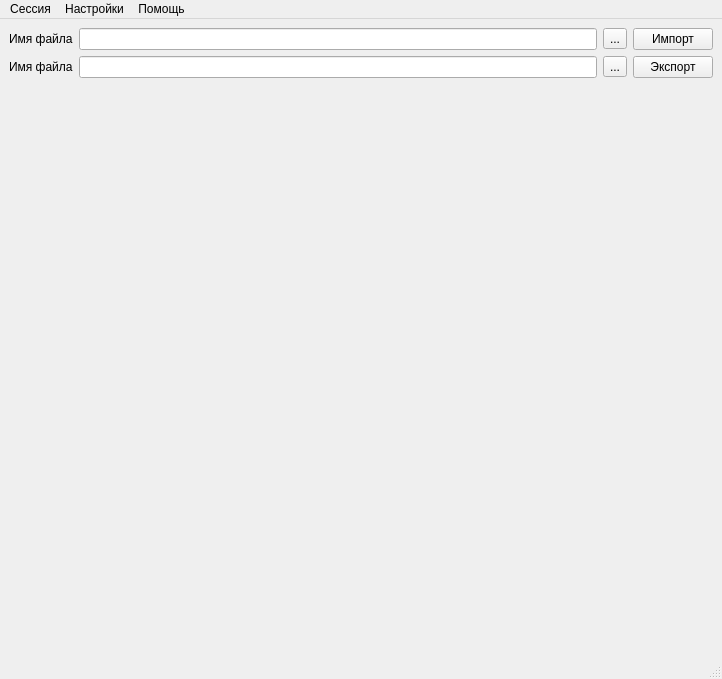
<?xml version="1.0" encoding="UTF-8"?>
<ui version="4.0">
 <class>MainWindow</class>
 <widget class="QMainWindow" name="MainWindow">
  <property name="geometry">
   <rect>
    <x>0</x>
    <y>0</y>
    <width>722</width>
    <height>679</height>
   </rect>
  </property>
  <property name="windowTitle">
   <string>MainWindow</string>
  </property>
  <widget class="QWidget" name="centralwidget">
   <layout class="QVBoxLayout" name="verticalLayout">
    <item>
     <layout class="QHBoxLayout" name="hlImport">
      <item>
       <widget class="QLabel" name="lblFileName">
        <property name="text">
         <string>Имя файла</string>
        </property>
       </widget>
      </item>
      <item>
       <widget class="QLineEdit" name="edtFileName"/>
      </item>
      <item>
       <widget class="QToolButton" name="btnSelectFileName">
        <property name="text">
         <string>...</string>
        </property>
       </widget>
      </item>
      <item>
       <widget class="QPushButton" name="btnImport">
        <property name="text">
         <string>Импорт</string>
        </property>
       </widget>
      </item>
     </layout>
    </item>
    <item>
     <layout class="QHBoxLayout" name="hlExport">
      <item>
       <widget class="QLabel" name="lblExport">
        <property name="text">
         <string>Имя файла</string>
        </property>
       </widget>
      </item>
      <item>
       <widget class="QLineEdit" name="edtExportFileName"/>
      </item>
      <item>
       <widget class="QToolButton" name="btnSelectExportFileName">
        <property name="text">
         <string>...</string>
        </property>
       </widget>
      </item>
      <item>
       <widget class="QPushButton" name="btnExport">
        <property name="text">
         <string>Экспорт</string>
        </property>
       </widget>
      </item>
     </layout>
    </item>
    <item>
     <spacer name="verticalSpacer_2">
      <property name="orientation">
       <enum>Qt::Vertical</enum>
      </property>
      <property name="sizeHint" stdset="0">
       <size>
        <width>20</width>
        <height>40</height>
       </size>
      </property>
     </spacer>
    </item>
   </layout>
  </widget>
  <widget class="QMenuBar" name="menubar">
   <property name="geometry">
    <rect>
     <x>0</x>
     <y>0</y>
     <width>722</width>
     <height>19</height>
    </rect>
   </property>
   <widget class="QMenu" name="menuFile">
    <property name="title">
     <string>Сессия</string>
    </property>
    <addaction name="actLogin"/>
    <addaction name="actLogout"/>
    <addaction name="separator"/>
    <addaction name="actQuit"/>
   </widget>
   <widget class="QMenu" name="menuPreferences">
    <property name="title">
     <string>Настройки</string>
    </property>
    <addaction name="actConnection"/>
    <addaction name="actDefaults"/>
   </widget>
   <widget class="QMenu" name="menuHelp">
    <property name="title">
     <string>Помощь</string>
    </property>
    <addaction name="actAbout"/>
    <addaction name="actAboutQt"/>
   </widget>
   <addaction name="menuFile"/>
   <addaction name="menuPreferences"/>
   <addaction name="menuHelp"/>
  </widget>
  <widget class="QStatusBar" name="statusbar"/>
  <action name="actLogin">
   <property name="text">
    <string>Подключиться к базе данных</string>
   </property>
  </action>
  <action name="actLogout">
   <property name="enabled">
    <bool>false</bool>
   </property>
   <property name="text">
    <string>Отключиться от базы данных</string>
   </property>
  </action>
  <action name="actQuit">
   <property name="text">
    <string>Закрыть программу</string>
   </property>
   <property name="shortcut">
    <string>Ctrl+Q</string>
   </property>
  </action>
  <action name="actConnection">
   <property name="text">
    <string>База данных</string>
   </property>
  </action>
  <action name="actDecor">
   <property name="text">
    <string>Внешний вид</string>
   </property>
  </action>
  <action name="actAbout">
   <property name="text">
    <string>О программе</string>
   </property>
  </action>
  <action name="actAboutQt">
   <property name="text">
    <string>О Qt</string>
   </property>
  </action>
  <action name="actDefaults">
   <property name="text">
    <string>Умолчания</string>
   </property>
  </action>
 </widget>
 <resources/>
 <connections/>
</ui>
